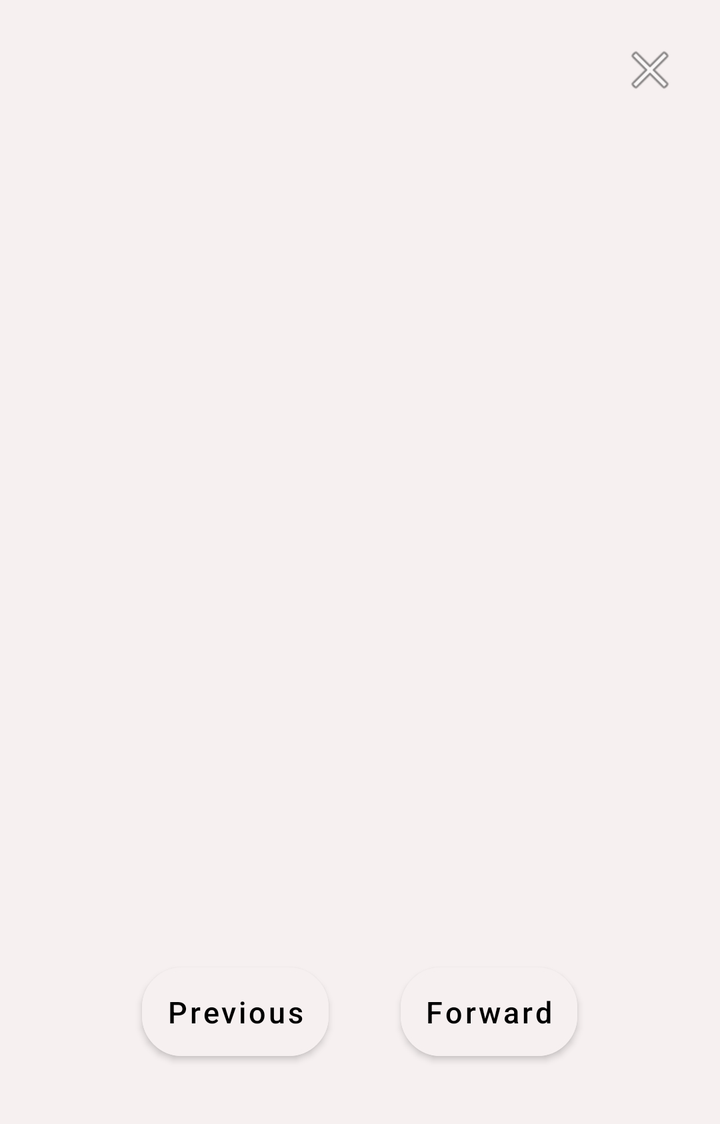
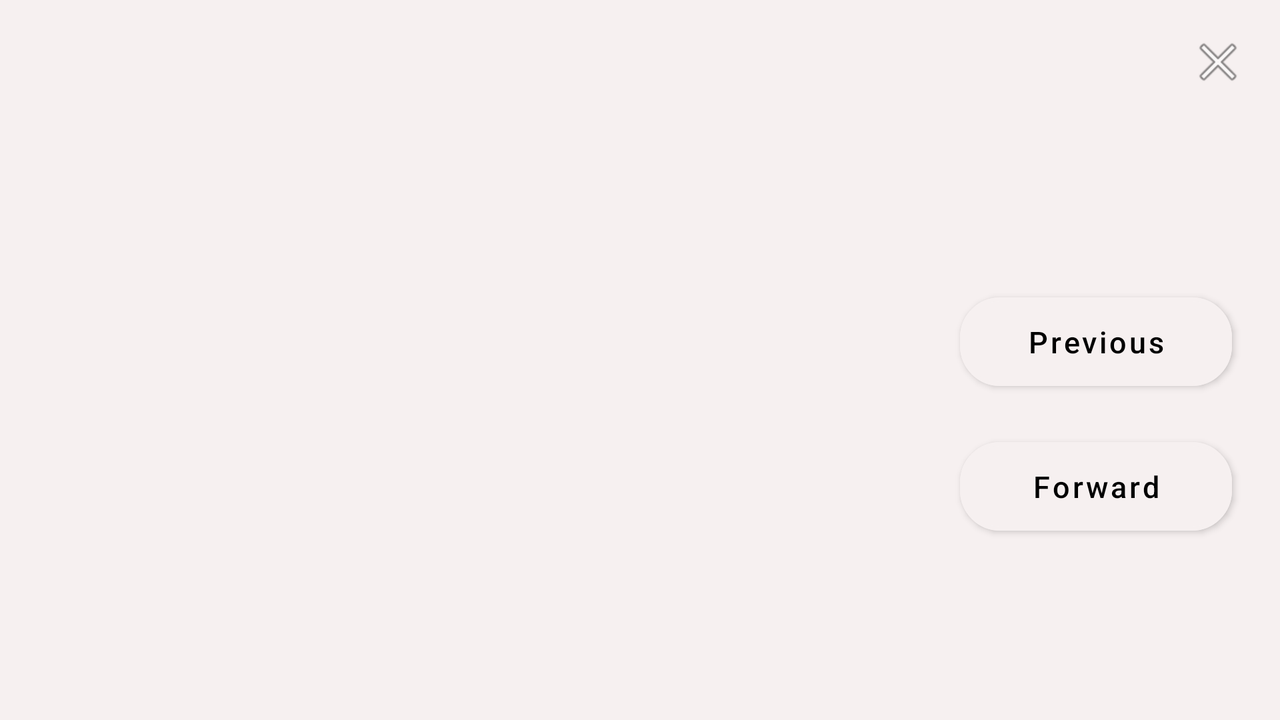

One screen, two layout resources from the same app: the default and the repository's alternative for another configuration. Each is rendered where Android would select it; the XML of both is given below.
<!-- AndroidManifest.xml: application theme Theme.TitanicMovie -->
<!-- res/layout/dialog_photo_gallery.xml -->
<?xml version="1.0" encoding="utf-8"?>
<LinearLayout xmlns:android="http://schemas.android.com/apk/res/android"
    xmlns:tools="http://schemas.android.com/tools"
    android:layout_width="wrap_content"
    android:layout_height="wrap_content"
    xmlns:app="http://schemas.android.com/apk/res-auto"
    android:orientation="vertical"
    android:background="@color/gray_light"
    android:padding="20dp">

    <ImageButton
        android:id="@+id/btnClose"
        android:layout_width="30dp"
        android:layout_height="wrap_content"
        android:layout_gravity="end"
        android:adjustViewBounds="true"
        android:background="@null"
        android:scaleType="centerCrop"
        android:src="@android:drawable/ic_menu_close_clear_cancel"
        tools:ignore="TouchTargetSizeCheck,SpeakableTextPresentCheck" />

    <ImageView
        android:id="@+id/imageView"
        android:layout_width="400dp"
        android:layout_height="400dp"
        android:scaleType="fitCenter"
        android:layout_gravity="center"/>

    <LinearLayout
        android:layout_width="match_parent"
        android:layout_height="wrap_content"
        android:orientation="horizontal"
        android:gravity="center"
        android:paddingTop="20dp">

        <com.google.android.material.button.MaterialButton
            android:id="@+id/btnPrev"
            style="@style/CustomButtonStyle"
            android:layout_width="wrap_content"
            android:layout_height="wrap_content"
            app:icon="@drawable/baseline_arrow_back_24"
            android:text="@string/previous"
            android:layout_margin="8dp" />

        <View
            android:layout_width="20dp"
            android:layout_height="1dp"/>

        <com.google.android.material.button.MaterialButton
            android:id="@+id/btnNext"
            style="@style/CustomButtonStyle"
            android:layout_width="wrap_content"
            android:layout_height="wrap_content"
            android:text="@string/forward"
            app:icon="@drawable/baseline_arrow_forward_24"
            app:iconGravity="textEnd"
            android:layout_margin="8dp" />


    </LinearLayout>

</LinearLayout>
<!-- resources referenced by this layout -->
<resources>
  <color name="gray_light">#F6F0F0</color>"
  <string name="forward">Forward</string>
  <string name="previous">Previous</string>
  <style name="CustomButtonStyle">
          <item name="layout_constraintHorizontal_bias">0.055</item>
          <item name="android:layout_width">180dp</item>
          <item name="android:layout_height">65dp</item>
          <item name="android:elevation">4dp</item>
          <item name="android:padding">12dp</item>
          <item name="android:textAllCaps">false</item>
          <item name="android:textColor">@android:color/black</item>
          <item name="android:textSize">15sp</item>
          <item name="backgroundTint">@color/gray_light</item>
          <item name="cornerRadius">20dp</item>
          <item name="icon">@drawable/baseline_stories</item>
          <item name="iconGravity">textStart</item>
          <item name="iconSize">15sp</item>
          <item name="iconTint">#4D4646</item>
          <item name="strokeColor">@color/gray_light</item>
          <item name="strokeWidth">2dp</item>
      </style>
  <style name="Theme.TitanicMovie" parent="Theme.MaterialComponents.DayNight.DarkActionBar" />
</resources>
<!-- res/layout-land/dialog_photo_gallery.xml (the repository's variant of the layout above) -->
<!-- drawn on the phone turned sideways -->
<?xml version="1.0" encoding="utf-8"?>
<LinearLayout xmlns:android="http://schemas.android.com/apk/res/android"
    xmlns:tools="http://schemas.android.com/tools"
    xmlns:app="http://schemas.android.com/apk/res-auto"
    android:layout_width="match_parent"
    android:layout_height="match_parent"
    android:orientation="horizontal"
    android:background="@color/gray_light"
    android:padding="16dp">

    <FrameLayout
        android:layout_width="0dp"
        android:layout_height="match_parent"
        android:layout_weight="3">

        <ImageView
            android:id="@+id/imageView"
            android:layout_width="match_parent"
            android:layout_height="match_parent"
            android:scaleType="fitCenter"
            android:layout_gravity="center"/>
    </FrameLayout>

    <LinearLayout
        android:layout_width="0dp"
        android:layout_height="match_parent"
        android:layout_weight="1"
        android:orientation="vertical"
        android:gravity="center">

        <ImageButton
            android:id="@+id/btnClose"
            android:layout_width="30dp"
            android:layout_height="wrap_content"
            android:layout_gravity="end"
            android:layout_marginBottom="24dp"
            android:adjustViewBounds="true"
            android:background="@null"
            android:scaleType="centerCrop"
            android:src="@android:drawable/ic_menu_close_clear_cancel"
            tools:ignore="TouchTargetSizeCheck,SpeakableTextPresentCheck" />

        <Space
            android:layout_width="match_parent"
            android:layout_height="0dp"
            android:layout_weight="1" />

        <com.google.android.material.button.MaterialButton
            android:id="@+id/btnPrev"
            style="@style/CustomButtonStyle"
            android:layout_width="match_parent"
            android:layout_height="wrap_content"
            app:icon="@drawable/baseline_arrow_back_24"
            android:text="@string/previous"
            android:layout_margin="8dp" />

        <com.google.android.material.button.MaterialButton
            android:id="@+id/btnNext"
            style="@style/CustomButtonStyle"
            android:layout_width="match_parent"
            android:layout_height="wrap_content"
            android:text="@string/forward"
            app:icon="@drawable/baseline_arrow_forward_24"
            app:iconGravity="textEnd"
            android:layout_margin="8dp" />

        <Space
            android:layout_width="match_parent"
            android:layout_height="0dp"
            android:layout_weight="1" />
    </LinearLayout>
</LinearLayout>
